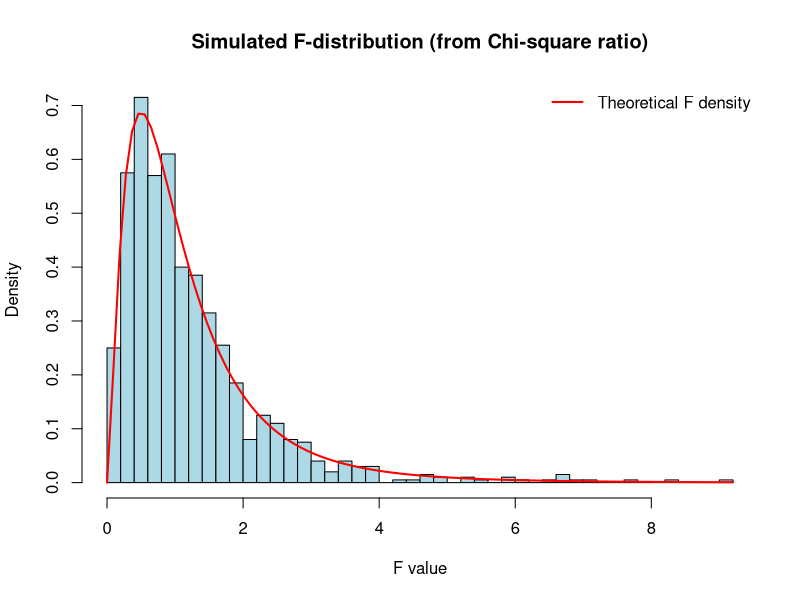

R code for this plot:
# E1-1: Simulate F-distributed data and study its relationship with chi-square distributions

set.seed(123)

n <- 1000

df1 <- 5

df2 <- 10

# Generate two chi-square samples

chi1 <- rchisq(n, df1)

chi2 <- rchisq(n, df2)

# Build F data manually

F_data <- (chi1 / df1) / (chi2 / df2)

# Display results

cat("Mean of simulated F data:", mean(F_data), "\n")

cat("Theoretical mean of F(df1, df2):", df2 / (df2 - 2), "\n")

# Save graph as PDF

pdf("E1_1_F_Distribution.pdf", width = 8, height = 6)

hist(F_data,
     breaks = 40,
     probability = TRUE,
     col = "lightblue",
     main = "Simulated F-distribution (from Chi-square ratio)",
     xlab = "F value")

# Add theoretical F density curve

curve(df(x, df1, df2),
      add = TRUE,
      col = "red",
      lwd = 2)

# Add legend

legend("topright",
       legend = "Theoretical F density",
       col = "red",
       lwd = 2,
       bty = "n")

# Close PDF file

dev.off()






 # E1-1: Simulate F-distributed data and study its relationship with chi-square distributions

# set.seed(123)

# n <- 1000
# df1 <- 5
# df2 <- 10

# # Generate two chi-square samples
# chi1 <- rchisq(n, df1)
# chi2 <- rchisq(n, df2)

# # Build F data manually
# F_data <- (chi1 / df1) / (chi2 / df2)

# # Display results
# cat("Mean of simulated F data:", mean(F_data), "\n")
# cat("Theoretical mean of F(df1, df2):", df2 / (df2 - 2), "\n")

# # Plot in RStudio
# hist(F_data,
#      breaks = 40,
#      probability = TRUE,
#      col = "lightblue",
#      main = "Simulated F-distribution (from Chi-square ratio)",
#      xlab = "F value")

# # Add theoretical F density curve
# curve(df(x, df1, df2),
#       add = TRUE,
#       col = "red",
#       lwd = 2)

# legend("topright",
#        legend = "Theoretical F density",
#        col = "red",
#        lwd = 2,
#        bty = "n")
